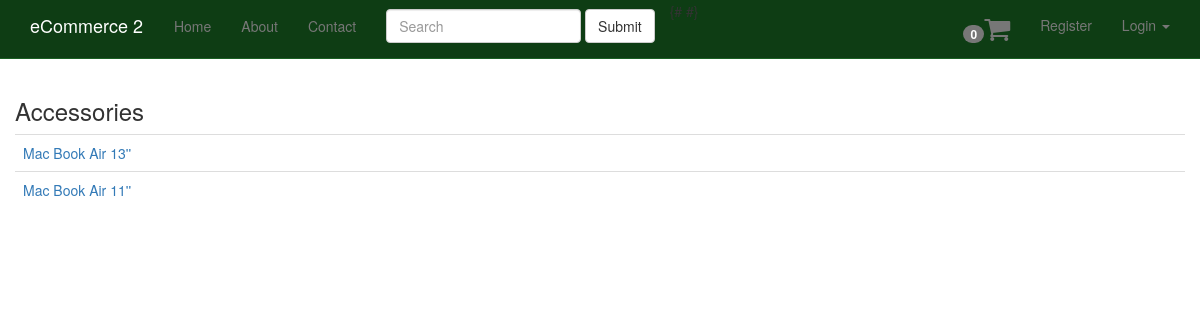
The page /categories/accessories on the database its author committed.
### products/models.py (models this page shows, shortened)
class Category(models.Model):
	title = models.CharField(max_length=120 , unique=True)
	slug  = models.SlugField(unique=True)
	description = models.TextField(null=True, blank=True)
	active =  models.BooleanField(default=True)
	timestamp = models.DateTimeField(auto_now_add=True)

class Product(models.Model):
		title = models.CharField(max_length=120)
		description = models.TextField(blank=True, null=True)
		price = models.DecimalField(decimal_places=2, max_digits=1000)
		active = models.BooleanField(default=True)
		categories = models.ManyToManyField(Category)
		default = models.ForeignKey(Category, related_name="default_category", null=True, blank=True)
		objects = ProductManager()
		class Meta:
			ordering = ["-title"]
		def get_absolute_url(self):
			return reverse("product_detail", kwargs={"pk": self.pk})

### products/views.py (the view)
class CategoryDetailView(DetailView):
	model = Category
	def get_context_data(self, *args,**kwargs):
	    context = super(CategoryDetailView, self).get_context_data(*args,**kwargs)
	    obj = self.get_object()
	    product_set =  obj.product_set.all()
	    default_category = obj.default_category.all()
	    products = ( product_set | default_category).distinct()
	    context["products"] = products
	    return context

### products/models.py (called while the page is built)
		def active(self):
			return self.filter(active=True)

	def get_queryset(self):
		return ProductQuerySet(self.model,using=self._db)

	def all(self, *args, **kwargs):
		return self.get_queryset().active()

### products/templates/products/category_detail.html
{% extends "base.html" %}
{% block content %}
<div class="row">
	<h3>{{ object.title}}</h3>
	<table class="table">
		{% for item in products %}
		<tr>
			<td><a href="{{ item.get_absolute_url }}">{{ item.title }}</a></td>
		</tr>
		{% endfor %}
	</table>
</div>
{% endblock %}

### static_in_pro/our_static/css/navbar-static-top.css (style rules this page uses)
body { min-height: 1000px; }

### rows shown on the page
Category: title "Accessories"
Product: title "Mac Book Air 13''"
Product: title "Mac Book Air 11''"
